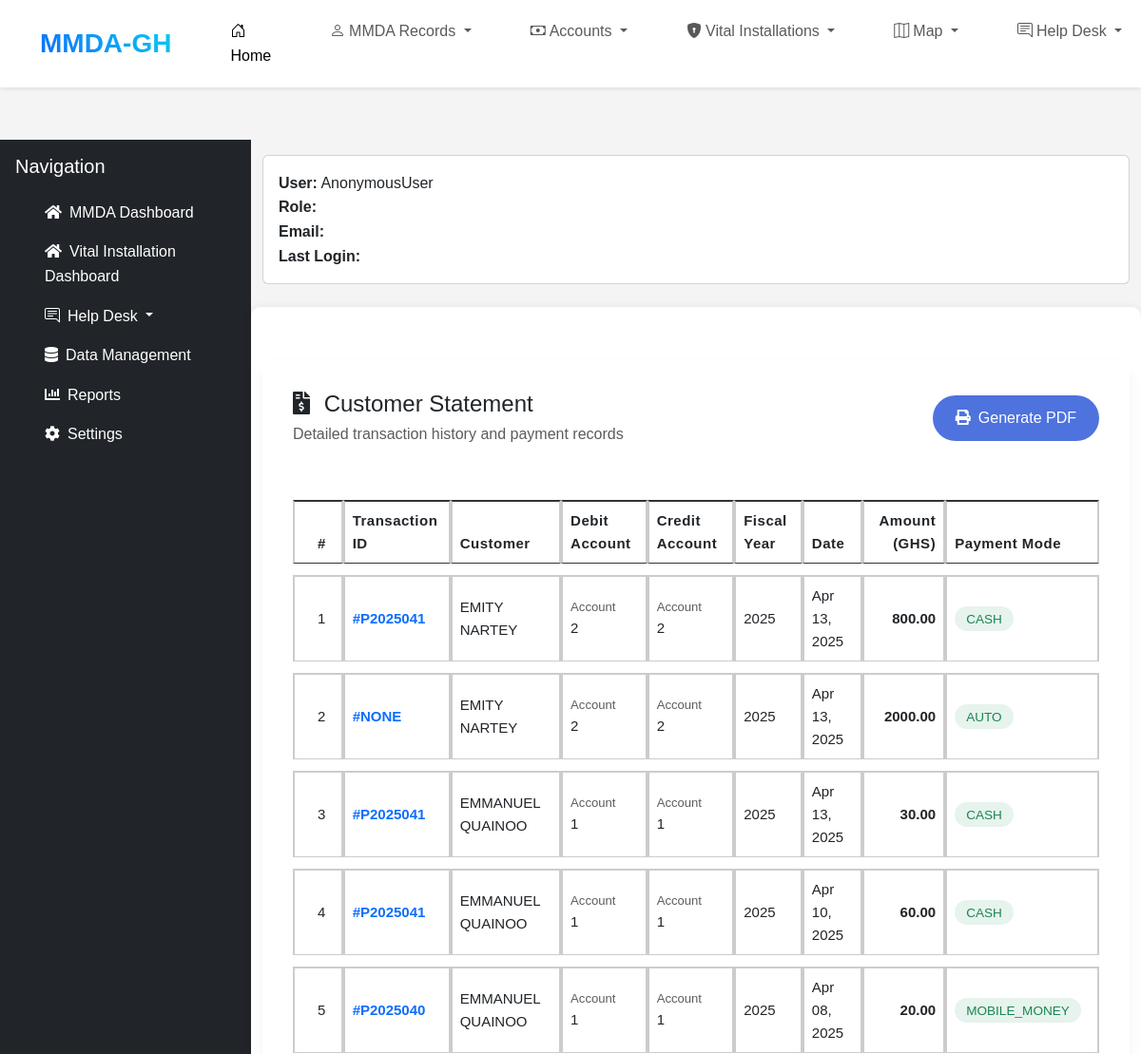
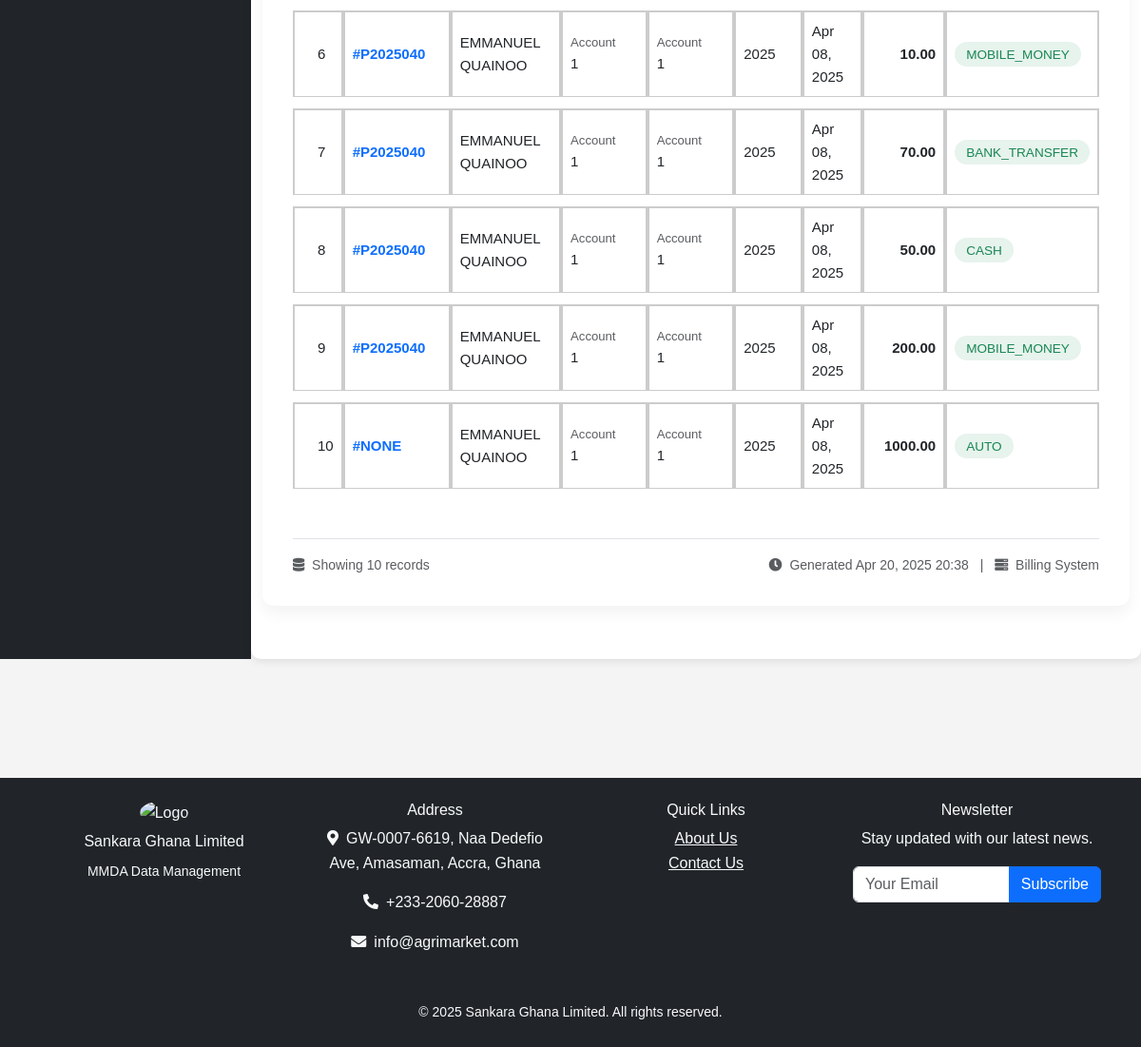
The page /billing/customer-statement/ on the database as committed earlier (2 pictures, top to bottom).
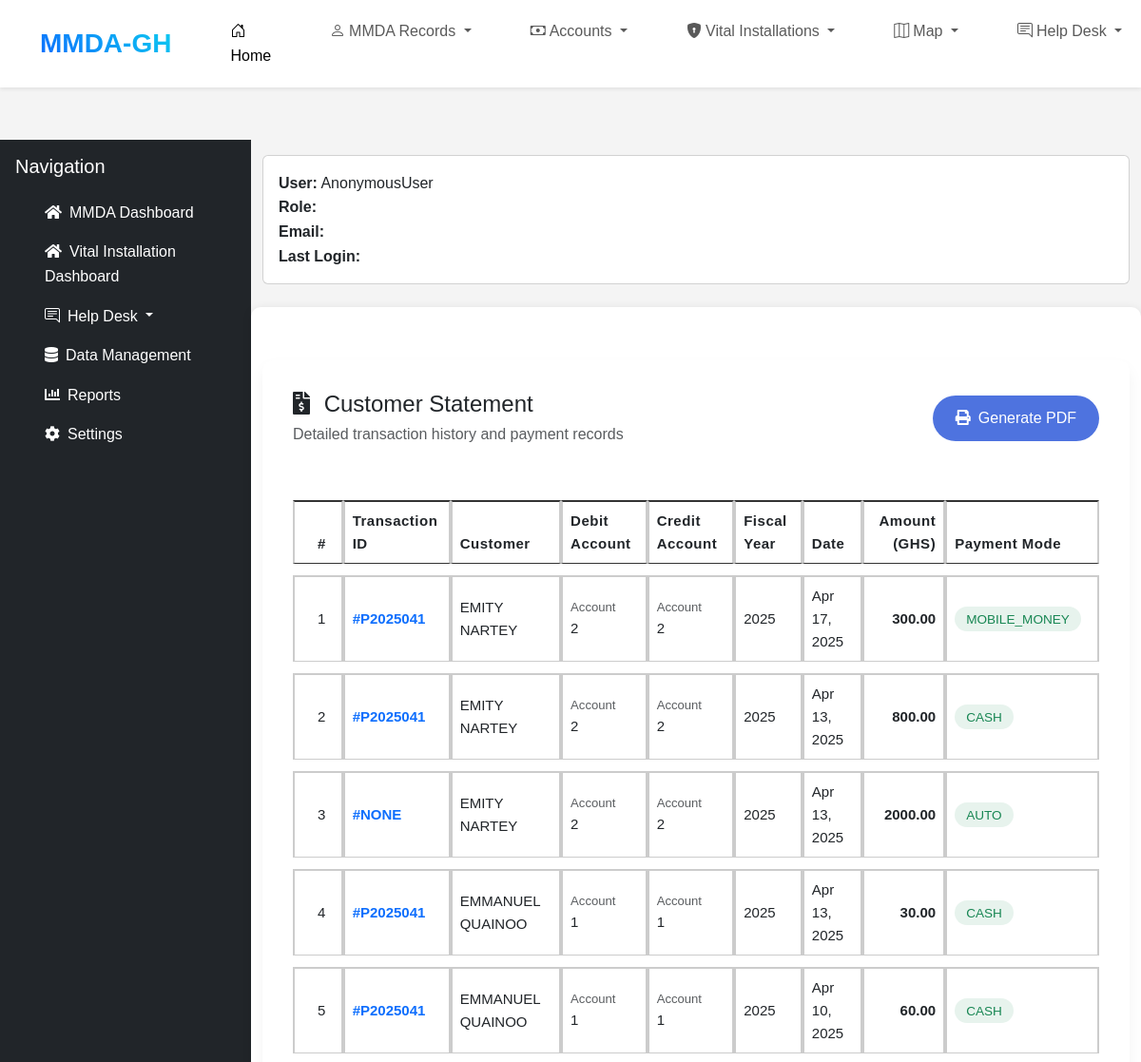
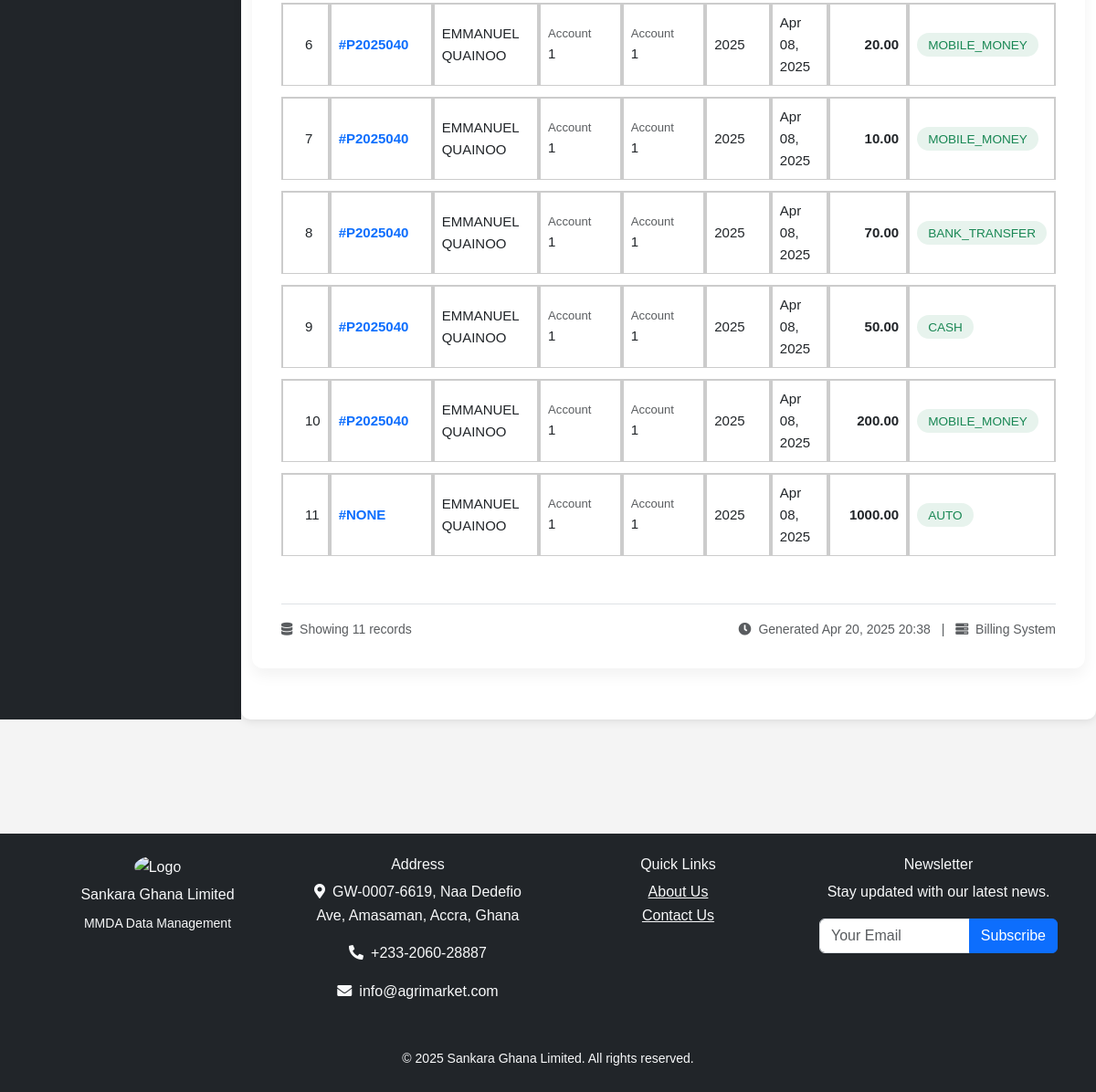
The same page on the database as committed later (2 pictures, top to bottom).
### billing/models.py (models this page shows, shortened)
class CustomerStatement(models.Model):
    TRANSACTION_TYPE_CHOICES = [
        ('bill', 'Bill'),
        ('payment', 'Payment'),
    ]
    transaction_type = models.CharField(max_length=10, choices=TRANSACTION_TYPE_CHOICES)
    customer_name = models.CharField(max_length=255)
    dr_account = models.ForeignKey(DataCapture, on_delete=models.CASCADE, related_name='debits')
    cr_account = models.ForeignKey(MMDA, on_delete=models.CASCADE, related_name='credits')
    cr_account_name = models.CharField(max_length=255)
    year_bill = models.PositiveIntegerField()
    date_generated = models.DateTimeField(auto_now_add=True)
    amount = models.DecimalField(max_digits=10, decimal_places=2)
    method = models.CharField(max_length=50)  # Payment method for payments, auto for bills

### accounts/models.py (models this page shows, shortened)
class DataCapture(models.Model):
    serial_number = models.CharField(max_length=20, unique=True, editable=False)
    category = models.CharField(max_length=10, default="INDV",editable=False)
    date_created = models.DateTimeField(auto_now_add=True)
    date_updated = models.DateTimeField(auto_now=True)
    region = models.ForeignKey(Region, on_delete=models.CASCADE)  # Add Region ForeignKey
    mmda = models.ForeignKey(MMDA, on_delete=models.CASCADE)  # Add Region ForeignKey
    ghana_card = models.CharField(
        max_length=20,
        unique=True,
        validators=[
            RegexValidator(
                regex=r'^GHA-\d{10}-\d*$',  # Matches the Ghana Card format
                message="Ghana Card should follow the format: GHA-XXXXXXXXXX-X where X is optional."
            )
        ]
    )
    first_name = models.CharField(max_length=50)
    surname = models.CharField(max_length=50)
    contact_1 = PhoneNumberField()
    first_name = models.CharField(max_length=50)
    surname = models.CharField(max_length=50)
    gender = models.CharField(max_length=10, choices=GENDER_CHOICES)
    date_of_birth = models.DateField()
    contact_1 = models.CharField(max_length=20)  # Adjusted length for phone numbers
    contact_2 = models.CharField(max_length=10, blank=True, null=True)  # Adjusted length
    home_town = models.CharField(max_length=50)
    home_region = models.CharField(max_length=50, choices=REGION_CHOICES)
    language = models.CharField(max_length=50, choices=LANGUAGE_CHOICES)
    spouse_name = models.CharField(max_length=100)
    spouse_contact = models.CharField(max_length=10)
    neighbor_emergency_name = models.CharField(max_length=100)
    neighbor_emergency_contact = models.CharField(max_length=10)
    religion = models.CharField(max_length=50, choices=RELIGION_CHOICES)
    email= models.CharField(max_length=30)
    rooms = models.IntegerField(default=1)
    occupation = models.CharField(max_length=50)
    name_of_place_of_work = models.CharField(max_length=50)
    location_of_place_work= models.CharField(max_length=50)
    work_place_contact=models.CharField(max_length=10)
    nature_ownership = models.CharField(max_length=100, choices=NATURE_CHOICES)
    house_number = models.CharField(max_length=50)
    location = models.CharField(max_length=100)
    street_name = models.CharField(max_length=100)
    area_name = models.CharField(max_length=100)
    area_zone = models.CharField(max_length=100, choices=AREA_ZONE_CHOICES)
    gps_address = models.CharField(max_length=100)
    latitude = models.FloatField(validators=[MinValueValidator(-90.0), MaxValueValidator(90.0)])
    longitude = models.FloatField(validators=[MinValueValidator(-180.0), MaxValueValidator(180.0)])
    electricity = models.BooleanField(default=False)
    gwcpl_supply = models.BooleanField(default=False)
    nearest_landmark = models.CharField(max_length=100)
    criminal_activities_1 = models.CharField(max_length=50, choices=CRIMINAL_CHOICES)
    criminal_activities_2 = models.CharField(max_length=50, choices=CRIMINAL_CHOICES)
    criminal_activities_3 = models.CharField(max_length=50, choices=CRIMINAL_CHOICES)
    network_connectivity = models.CharField(max_length=20, choices=NETWORK_CHOICES)
    road_network = models.CharField(max_length=20, choices=ROAD_CHOICES)
    history = HistoricalRecords()
    profile_picture = models.ImageField(upload_to='profile_pictures/', blank=True, null=True)
    class Meta:
        verbose_name = "Data Capture"
        verbose_name_plural = "Data Captures"
        ordering = ['date_created']  # Optional: Order by creation date

class MMDA(models.Model):
    name = models.CharField(max_length=100, unique=True)
    abbreviation = models.CharField(max_length=100, unique=True)
    region = models.ForeignKey(Region, on_delete=models.CASCADE, related_name="mmdas")
    gps_address = models.CharField(max_length=100)
    location=models.CharField(max_length=100)
    contact_1 = models.CharField(max_length=20)  # Adjusted length for phone numbers
    contact_2 = models.CharField(max_length=10, blank=True, null=True)  # Adjusted length
    email= models.CharField(max_length=30)
    latitude = models.FloatField(validators=[MinValueValidator(-90.0), MaxValueValidator(90.0)])
    longitude = models.FloatField(validators=[MinValueValidator(-180.0), MaxValueValidator(180.0)])
    postal_address= models.CharField(max_length=100)
    logo_1 = models.ImageField(upload_to='profile_pictures/', blank=True, null=True)
    local_govt_logo = models.ImageField(upload_to='profile_pictures/', blank=True, null=True)
    coat_of_arms = models.ImageField(upload_to='profile_pictures/', blank=True, null=True)

### billing/views.py (the view)
# urls.py: path('customer-statement/', views.customer_statement, name='customer_statement'),
def customer_statement(request):
    statements = CustomerStatement.objects.all()  # You can filter based on user or other criteria
    return render(request, 'customer_stm.html', {'statements': statements})

### billing/templates/customer_stm.html (shortened to what this page needs)
{% extends 'base.html' %}
{% load static %}
{% block content %}
<div class="container-lg statement-container">
    <div class="d-flex justify-content-between align-items-center mb-4">
        <div>
            <h2 class="h4 mb-1 text-dark">
                <i class="fas fa-file-invoice-dollar me-2"></i>
                Customer Statement
            </h2>
            <p class="text-muted mb-0">Detailed transaction history and payment records</p>
        </div>
        <button onclick="window.print()" class="btn print-btn text-white rounded-pill">
            <i class="fas fa-print me-2"></i>Generate PDF
        </button>
    </div>
    <div class="table-responsive">
        <table class="table transaction-table">
            <thead class="table-header">
                <tr>
                    <th class="ps-4">#</th>
                    <th>Transaction ID</th>
                    <th>Customer</th>
                    <th>Debit Account</th>
                    <th>Credit Account</th>
                    <th>Fiscal Year</th>
                    <th>Date</th>
                    <th class="text-end">Amount (GHS)</th>
                    <th>Payment Mode</th>
                </tr>
            </thead>
            <tbody>
                {% for statement in statements %}
                <tr class="align-middle">
                    <td class="ps-4">{{ forloop.counter }}</td>
                    <td class="fw-bold text-primary">#{{ statement.payment_id|slice:"0:8"|upper }}</td>
                    <td>{{ statement.customer_name }}</td>
                    <td>
                        <div class="d-flex flex-column">
                            <span class="small text-muted">Account</span>
                            <span>{{ statement.dr_account.id }}</span>
                        </div>
                    </td>
                    <td>
                        <div class="d-flex flex-column">
                            <span class="small text-muted">Account</span>
                            <span>{{ statement.cr_account.id }}</span>
                        </div>
                    </td>
                    <td>{{ statement.year_bill }}</td>
                    <td>{{ statement.date_generated|date:"M d, Y" }}</td>
                    <td class="text-end amount-cell">{{ statement.amount|floatformat:2 }}</td>
                    <td>
                        <span class="payment-badge bg-success bg-opacity-10 text-success">
                            {{ statement.method|upper }}
                        </span>
                    </td>
                </tr>
                {% endfor %}
            </tbody>
        </table>
    </div>
    <div class="mt-4 pt-3 border-top">
        <div class="d-flex justify-content-between text-muted small">
            <div>
                <i class="fas fa-database me-1"></i>
                Showing {{ statements|length }} records
            </div>
            <div>
                <i class="fas fa-clock me-1"></i>
                Generated {% now "M j, Y H:i" %}
                <span class="mx-2">|</span>
                <i class="fas fa-server me-1"></i>
                {{ request.site.name|default:"Billing System" }}
            </div>
        </div>
    </div>
</div>
{% endblock %}

### accounts/templates/base.html (shortened to what this page needs)
{% load static %}
<!DOCTYPE html>
<html lang="en">
<head>
    <link href="https://cdn.jsdelivr.net/npm/bootstrap@5.3.0/dist/css/bootstrap.min.css" rel="stylesheet">
    <link rel="stylesheet" href="https://cdnjs.cloudflare.com/ajax/libs/font-awesome/6.0.0-beta3/css/all.min.css">
    <link rel="stylesheet" href="https://cdn.jsdelivr.net/npm/bootstrap-icons@1.8.1/font/bootstrap-icons.css">
    <link rel="stylesheet" href="https://cdnjs.cloudflare.com/ajax/libs/font-awesome/5.15.4/css/all.min.css">
    <link rel="stylesheet" href="{% static 'css/styles.css' %}">
</head>
<body>
    {% include 'navbar.html' %}
<br><br><br>
    <div class="main-wrapper d-flex">
<br><br>
        <nav id="sidebar" class="sidebar bg-dark text-white p-3">
            <div class="sidebar-header d-flex justify-content-between align-items-center">
                <h5 class="text-center mb-0">Navigation</h5>
            </div>
            <ul class="nav flex-column mt-3">
                <li class="nav-item">
                    <a href="#" class="nav-link text-white">
                        <i class="fas fa-home me-2"></i>MMDA Dashboard
                    </a>
                </li>
                <li class="nav-item">
                    <a href="#" class="nav-link text-white">
                        <i class="fas fa-home me-2"></i>Vital Installation Dashboard
                    </a>
                </li>
                <li class="nav-item dropdown">
                    <a class="nav-link text-white dropdown-toggle px-3 rounded-3" href="#" role="button" data-bs-toggle="dropdown">
                        <i class="bi bi-chat-right-text me-2"></i>Help Desk
                    </a>
                </li>
                <li class="nav-item">
                    <a href="#" class="nav-link text-white">
                        <i class="fas fa-database me-2"></i>Data Management
                    </a>
                </li>
                <li class="nav-item">
                    <a href="#" class="nav-link text-white">
                        <i class="fas fa-chart-bar me-2"></i>Reports
                    </a>
                </li>
                <li class="nav-item">
                    <a href="#" class="nav-link text-white">
                        <i class="fas fa-cog me-2"></i>Settings
                    </a>
                </li>
            </ul>
        </nav>
        <div class="flex-grow-1">
            <div class="container mt-3">
                <div class="card mb-4">
                    <div class="card-body">
                        <ul class="list-unstyled mb-0">
                            <li><strong>User:</strong> {{ request.user }}</li>
                            <li><strong>Role:</strong> {{ request.user.role }}</li>
                            <li><strong>Email:</strong> {{ request.user.email }}</li>
                            <li><strong>Last Login:</strong> {{ request.user.last_login|date:"M d, Y H:i" }}</li>
                        </ul>
                    </div>
                </div>
            </div>
            <main class="container py-4">
                {% block content %}{% endblock %}
            </main>
                </div>
                    </div>
                    <br><br><br>
            <footer class="bg-dark text-light py-4 mt-5">
                <div class="container">
                    <div class="row">
                        <div class="col-md-3 mb-3 text-center">
                            <img src="{% static 'assets/gat.jpg' %}" alt="Logo"
                                 class="img-fluid rounded-circle mb-2" style="width: 75px;">
                            <h6>Sankara Ghana Limited</h6>
                            <small>MMDA Data Management</small>
                        </div>
                        <div class="col-md-3 mb-3">
                            <h6>Address</h6>
                            <p><i class="fas fa-map-marker-alt me-2"></i>GW-0007-6619, Naa Dedefio Ave, Amasaman, Accra, Ghana</p>
                            <p><i class="fas fa-phone-alt me-2"></i>+233-2060-28887</p>
                            <p><i class="fas fa-envelope me-2"></i>info@agrimarket.com</p>
                        </div>
                        <div class="col-md-3 mb-3">
                            <h6>Quick Links</h6>
                            <a href="{% url 'about' %}" class="text-light d-block">About Us</a>
                            <a href="{% url 'contact' %}" class="text-light d-block">Contact Us</a>
                        </div>
                        <div class="col-md-3 mb-3">
                            <h6>Newsletter</h6>
                            <p>Stay updated with our latest news.</p>
                            <div class="input-group">
                                <input type="email" class="form-control" placeholder="Your Email">
                                <button class="btn btn-primary">Subscribe</button>
                            </div>
                        </div>
                    </div>
                    <div class="text-center mt-3">
                        <small>&copy; {% now "Y" %} Sankara Ghana Limited. All rights reserved.</small>
                    </div>
                </div>
            </footer>
</body>
</html>

### accounts/templates/navbar.html (shortened to what this page needs)
<nav class="navbar navbar-expand-md navbar-light bg-white fixed-top shadow-sm">
    <div class="container-fluid">
        <a class="navbar-brand fw-bold fs-3 text-primary-gradient" href="{% url 'home' %}">
            <span class="text-gradient">MMDA-GH</span>
        </a>
        <div class="collapse navbar-collapse" id="navbarCollapse">
            <ul class="navbar-nav me-auto">
                <li class="nav-item">
                    <a class="nav-link active px-3 rounded-3" href="{% url 'home' %}">
                        <i class="bi bi-house-door me-1"></i>Home
                    </a>
                </li>
                <li class="nav-item dropdown">
                    <a class="nav-link dropdown-toggle px-3 rounded-3" href="#" role="button" data-bs-toggle="dropdown">
                        <i class="bi bi-person me-1"></i>MMDA Records
                    </a>
                </li>
                <li class="nav-item dropdown">
                    <a class="nav-link dropdown-toggle px-3 rounded-3" href="#" role="button" data-bs-toggle="dropdown">
                        <i class="bi bi-cash me-1"></i>Accounts
                    </a>
                </li>
                <li class="nav-item dropdown">
                    <a class="nav-link dropdown-toggle px-3 rounded-3" href="#" role="button" data-bs-toggle="dropdown">
                        <i class="bi bi-shield-lock-fill me-1"></i>Vital Installations
                    </a>
                </li>
                <li class="nav-item dropdown">
                    <a class="nav-link dropdown-toggle px-3 rounded-3" href="#" role="button" data-bs-toggle="dropdown">
                        <i class="bi bi-map me-1"></i>Map
                    </a>
                </li>
                <li class="nav-item dropdown">
                    <a class="nav-link dropdown-toggle px-3 rounded-3" href="#" role="button" data-bs-toggle="dropdown">
                        <i class="bi bi-chat-right-text me-1"></i>Help Desk
                    </a>
                </li>
            </ul>
        </div>
    </div>
</nav>

Rows that differ between the two databases and show on the page:
added CustomerStatement: payment_id "P2025041", customer_name "EMITY NARTEY", dr_account.id "2", cr_account.id "2", year_bill "2025", date_generated "Apr 17, 2025", amount "300.00", method "MOBILE_MONEY"
Other text that changed with them:
{{ statements|length }}: "10" → "11"
